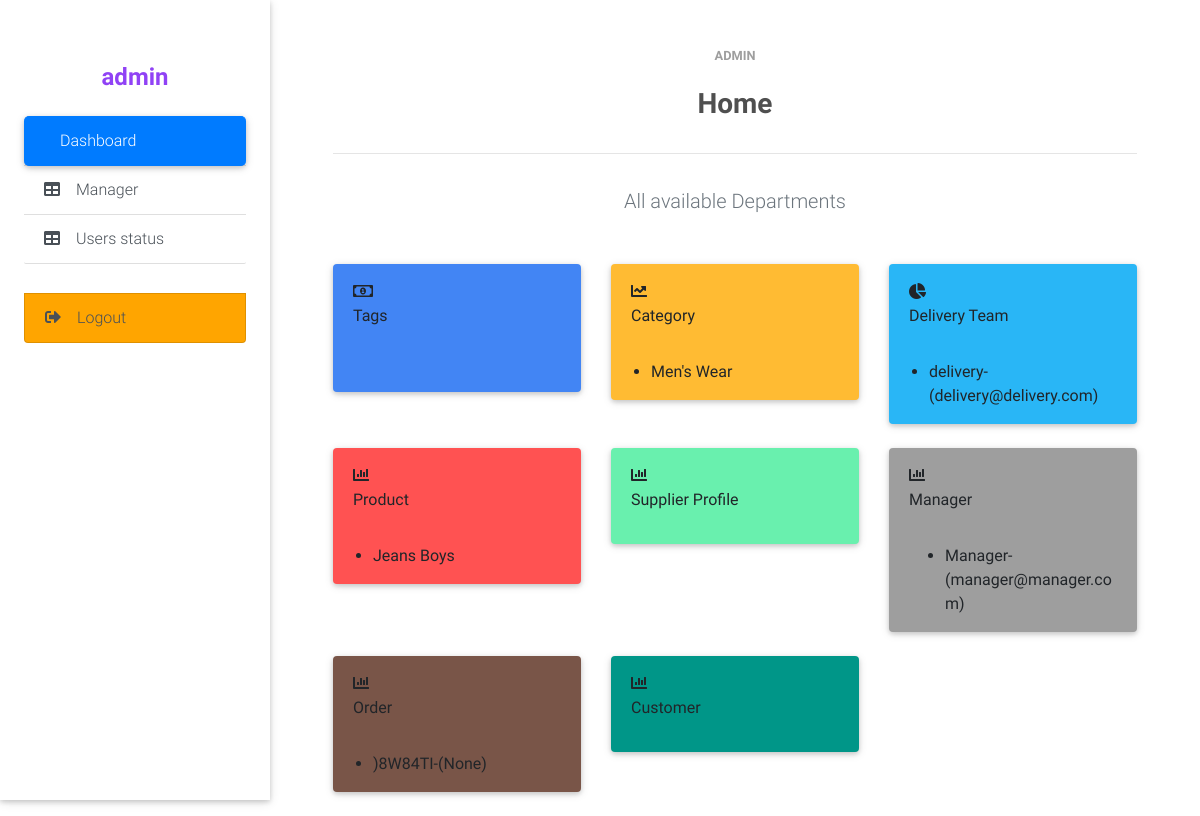
The app's page /kadmin/ (signed in) with its own data.
### accounts/models.py (models this page shows, shortened)
class User(AbstractBaseUser):
    email = models.EmailField(max_length=50, unique=True)
    username = models.CharField(max_length=50, unique=True)
    is_customer = models.BooleanField(default=False, verbose_name='Customer')
    is_supplier = models.BooleanField(default=False, verbose_name='Supplier')
    is_delivery_team = models.BooleanField(default=False, verbose_name='DeliveryTeam')
    is_manager = models.BooleanField(default=False, verbose_name='Manager')
    is_active = models.BooleanField(default=True)
    staff = models.BooleanField(default=False)
    admin = models.BooleanField(default=False)
    date_joined = models.DateTimeField(verbose_name='Date Joined', auto_now_add=True)
    last_login = models.DateTimeField(verbose_name='Last Active', auto_now=True)
    USERNAME_FIELD = 'email'
    REQUIRED_FIELDS = ['username']
    objects = UserManager()
    def __str__(self):
        return self.email
    @property
    def is_staff(self):
        if self.is_admin:
            return True
        return self.staff
    @property
    def is_admin(self):
        return self.admin

### product/models.py (models this page shows, shortened)
class Category(MPTTModel):
    parent = TreeForeignKey('self', on_delete=models.CASCADE, related_name='children', blank=True, null=True)
    title = models.CharField(max_length=100)
    slug = models.SlugField(null=False, unique=True)
    image = models.ImageField(upload_to=get_catimage_path, blank=True, null=True)
    date_created = models.DateTimeField(auto_now_add=True)
    date_updated = models.DateTimeField(auto_now=True)
    class MPTTMeta:
        order_insertion_by = ['title']

class Product(models.Model):
    category = models.ForeignKey(Category, on_delete=models.SET_NULL, null=True)
    title = models.CharField(max_length= 100)
    price = models.DecimalField(decimal_places=2, max_digits=9, default=0.00)
    size = models.CharField(choices=SIZE_CHOICES, max_length=11, default='Select Size', blank=True, null=True)
    color = models.CharField(max_length=30, null=True, blank=True)
    description = models.TextField()
    image = models.ImageField(upload_to=get_image_path, blank=True,  null=True)
    video = EmbedVideoField(blank=True)
    discount_price = models.DecimalField(decimal_places=2, max_digits=8, default=0.00)
    available = models.CharField(choices=AVAILABLE_CHOICES, max_length=20, default='Select Option', null=True, blank=True)
    date_created = models.DateTimeField(auto_now_add=True)
    date_updated = models.DateTimeField(auto_now=True)
    slug = models.SlugField(max_length=100, unique=True)
    is_namuna_falful = models .BooleanField(default=False)
    supplier = models.ForeignKey(USER, on_delete=models.SET_NULL, null=True)
    season_choice = models.CharField(choices=SEASON_CHOICES, max_length=10, default='any')
    tags = models.ManyToManyField(Tag, blank=True, related_name='products')

### delivery_team/models.py (models this page shows, shortened)
class DeliveryTeamProfile(models.Model):
    user = models.OneToOneField(USER, on_delete=models.CASCADE)
    username = models.CharField(max_length=100)
    phone_num = models.CharField(max_length=10, validators=[phone_validation])
    profile_pic = models.ImageField(upload_to=get_image_path, blank=True, null=True)
    dob = models.DateField(blank=True, null=True)

### manager/models.py (models this page shows, shortened)
class Manager(models.Model):
    user = models.OneToOneField(USER, on_delete=models.CASCADE)
    username = models.CharField(max_length=100)
    phone_num = models.CharField(max_length=10, validators=[phone_validation])
    profile_pic = models.ImageField(upload_to=get_image_path, blank=True, null=True)
    dob = models.DateField(blank=True, null=True)

### orders/models.py (models this page shows, shortened)
class Order(models.Model):
    user = models.ForeignKey(USER, on_delete=models.SET_NULL, null=True, blank=True)
    order_id = models.CharField(max_length=50, blank=True)
    cart = models.ForeignKey(Cart, on_delete=models.SET_NULL, null=True)
    full_name = models.CharField(max_length=100)
    email = models.EmailField()
    phone_num = models.CharField(max_length=15)
    city = models.CharField(max_length=50)
    address = models.CharField(max_length=50)
    status = models.CharField(choices=ORDER_CHOICES, max_length=30, default='created')
    delivery_cost = models.DecimalField(default=50.00, max_digits=9, decimal_places=2)
    total = models.DecimalField(default=0.00, max_digits=9, decimal_places=2)
    active = models.BooleanField(default=True)
    date_created = models.DateTimeField(auto_now_add=True)
    date_updated = models.DateTimeField(auto_now=True)

### Kadmin/views.py (the view)
# urls.py: path('', AdminHomeView.as_view(), name='home'),
class AdminHomeView(ListView):
    model = KAdmin
    template_name = 'admin/home.html'
    def dispatch(self, request, *args, **kwargs):
        if request.user.is_authenticated and request.user.is_staff:
            return super().dispatch(request, *args, **kwargs)
        else:
            return redirect("login")
    def get_context_data(self, **kwargs):
        context = super().get_context_data(**kwargs)
        user_qs = USER.objects.all().order_by('-id')
        customer = CustomerProfile.objects.all().order_by('-id')[:3]
        tags = Tag.objects.all().order_by('-id')[:3]
        product = Product.objects.all().order_by('-id')[:3]
        category = Category.objects.all().order_by('-id')[:3]
        delivery_team = DeliveryTeamProfile.objects.all().order_by('-id')
        supplier_profile = SupplierProfile.objects.all().order_by('-id')[:3]
        manager = Manager.objects.all().order_by('-id')[:3]
        order = Order.objects.all().order_by('-id')[:3]
        cart = Cart.objects.all().order_by('-id')
        context['user_qs'] = user_qs
        context['tags'] = tags
        context['product'] = product
        context['category'] = category
        context['delivery_team'] = delivery_team
        context['supplier_profile'] = supplier_profile
        context['manager'] = manager
        context['order'] = order
        context['cart'] = cart
        context['customer'] = customer
        return context

### templates/admin/home.html (shortened to what this page needs)
{% extends 'other_base.html' %}
{% block main %}
<main class="pt-5 mx-lg-5">
    <div class="container-fluid">
        <h6 class="font-weight-bold text-center grey-text text-uppercase small mb-4">Admin</h6>
        <h3 class="font-weight-bold text-center dark-grey-text pb-2">Home</h3>
        <hr class="w-header my-4">
        <p class="lead text-center text-muted pt-2 mb-5">All available Departments</p>
        <div class="row wow fadeIn">
            <div class="col-xl-4 col-md-6 mb-4">
                <div class="card classic-admin-card primary-color">
                <div class="card-body py-3">
                    <i class="far fa-money-bill-alt"></i>
                    <p class="medium">Tags</p>
                </div>
                <div class="py-3">
                </div>
                </div>
            </div>
            <div class="col-xl-4 col-md-6 mb-4">
                <div class="card classic-admin-card warning-color">
                <div class="card-body py-3">
                    <i class="fas fa-chart-line"></i>
                    <p class="medium">Category</p>
                </div>
                <div>
                    {% for item in category %}
                        <ul>
                            <li>{{item.title}}</li>
                        </ul>
                    {% endfor %}
                </div>
                </div>
            </div>
            <div class="col-xl-4 col-md-6 mb-4">
                <div class="card classic-admin-card light-blue lighten-1">
                <div class="card-body py-3">
                    <i class="fas fa-chart-pie"></i>
                    <p class="medium">Delivery Team</p>
                </div>
                <div>
                    {% for team in delivery_team %}
                        <ul>
                            <li>{{team.username}}-({{team.user}})</li>
                        </ul>
                    {% endfor %}
                </div>
                </div>
            </div>
            <div class="col-xl-4 col-md-6 mb-4">
                <div class="card classic-admin-card red accent-2">
                <div class="card-body py-3">
                    <i class="fas fa-chart-bar"></i>
                    <p class="medium">Product</p>
                </div>
                <div>
                    {% for item in product %}
                        <ul>
                            <li>{{item.title}}</li>
                        </ul>
                    {% endfor %}
                </div>
                </div>
            </div>
            <div class="col-xl-4 col-md-6 mb-4">
                <div class="card classic-admin-card green accent-2">
                    <div class="card-body py-3">
                        <i class="fas fa-chart-bar"></i>
                        <p class="medium">Supplier Profile</p>
                    </div>
                </div>
            </div>
            <div class="col-xl-4 col-md-6 mb-4">
                <div class="card classic-admin-card grey accent-2">
                    <div class="card-body py-3">
                        <i class="fas fa-chart-bar"></i>
                        <p class="medium">Manager</p>
                    </div>
                    <div class="px-3">
                        {% for person in manager %}
                            <ul>
                                <li>{{person.username}}-({{person.user}})</li>
                            </ul>
                        {% endfor %}
                    </div>
                </div>
            </div>
            <div class="col-xl-4 col-md-6 mb-4">
                <div class="card classic-admin-card brown accent-2">
                    <div class="card-body py-3">
                        <i class="fas fa-chart-bar"></i>
                        <p class="medium">Order</p>
                    </div>
                    <div>
                        {% for item in order %}
                            <ul>
                                <li>{{item.order_id}}-({{item.user}})</li>
                            </ul>
                        {% endfor %}
                    </div>
                </div>
            </div>
            <div class="col-xl-4 col-md-6 mb-4">
                <div class="card classic-admin-card teal">
                    <div class="card-body py-3">
                        <i class="fas fa-chart-bar"></i>
                        <p class="medium">Customer</p>
                    </div>
                </div>
            </div>
        </div>
    </div>
</main>
{% endblock %}

### templates/other_base.html (shortened to what this page needs)
{% load static %}
<!doctype html>
<html lang="en">
  <head>
    <link rel="stylesheet" href="https://use.fontawesome.com/releases/v5.11.2/css/all.css">
    <link href="{% static 'css/bootstrap.min.css' %}" rel="stylesheet">
    <link href="{% static 'css/mdb.min.css' %}" rel="stylesheet">
    <link rel="stylesheet" href="{% static 'css/inhouse/main.css' %}">
  </head>
  <body>
    <div class="container-for-admin">
      {% include 'inhouse/sidebar.html' %}
      {% block main %}
      {% endblock %}
    </div>
  </body>
</html>

### templates/inhouse/sidebar.html (shortened to what this page needs)
<header>
    <div class="sidebar-fixed position-fixed">
        <a class="logo-wrapper waves-effect">
        </a>
        <div class="d-flex justify-content-center mb-3">
            <h4 style="color: #9042f5; font-weight: 700;">{{user.username}}</h4>
        </div>
        <div class="list-group list-group-flush">
            {% if user.is_manager %}
                <a href="{% url 'manager:home' %}" class="list-group-item active waves-effect"
                 style="background-color: teal; margin-bottom: 30px;">
                    <i class="fa fa-pie-chart mr-3"></i>Dashboard
                </a>
                <a href="{% url 'manager:home_sliders' %}" class="list-group-item list-group-item-action waves-effect">
                    <i class="fa fa-sliders-h mr-3"></i>Home Main Sliders
                </a>
                <a href="{% url 'manager:our_products_are' %}" class="list-group-item list-group-item-action waves-effect">
                    <i class="fa fa-info mr-3"></i>Our Product Info
                </a>
                <a href="{% url 'manager:product_list' %}" class="list-group-item list-group-item-action waves-effect">
                    <i class="fa fa-shopping-bag mr-3"></i>Products
                </a>
                <a href="{% url 'manager:supplier_list' %}" class="list-group-item list-group-item-action waves-effect">
                    <i class="fa fa-user mr-3"></i>Suppliers
                </a>
                <a href="{% url 'manager:supplier_waiting_list' %}" class="list-group-item list-group-item-action waves-effect">
                    <i class="fa fa-user mr-3"></i>Supplier Waiting List
                </a>
                <a href="{% url 'manager:delivery_team_list' %}" class="list-group-item list-group-item-action waves-effect">
                    <i class="fa fa-user mr-3"></i>Delivery Team
                </a>
                <a href="{% url 'manager:tag_list' %}" class="list-group-item list-group-item-action waves-effect">
                    <i class="fa fa-tag mr-3"></i>Tags
                </a>
                <a href="{% url 'manager:category_list' %}" class="list-group-item list-group-item-action waves-effect">
                    <i class="fa fa-list mr-3"></i>Categories
                </a>
                <a href="{% url 'manager:blog_create' %}" class="list-group-item list-group-item-action waves-effect">
                    <i class="fa fa-list mr-3"></i>Blogs
                </a>
            {% elif user.is_admin %}
                <a href="{% url 'kadmin:home' %}" class="list-group-item active waves-effect">
                    Dashboard
                </a>
                <a href="{% url 'kadmin:manager-list' %}" class="list-group-item list-group-item-action waves-effect">
                    <i class="fa fa-table mr-3"></i>Manager
                </a>
                <a href="{% url 'kadmin:users_list' %}" class="list-group-item list-group-item-action waves-effect">
                    <i class="fa fa-table mr-3"></i>Users status
                </a>
            {% elif user.is_delivery_team %}
                <a href="{% url 'delivery:home' %}" class="list-group-item active waves-effect">
                    <i class="fa fa-pie-chart mr-3"></i>Dashboard
                </a>
            {% endif %}
        </div>
        <a href="{% url 'logout' %}" class="list-group-item list-group-item-action waves-effect"
            style="background-color: orange; margin-top: 30px;">
            <i class="fa fa-sign-out-alt mr-3"></i>Logout
        </a>
    </div>
</header>

### static/css/inhouse/main.css (style rules this page uses)
.sidebar-fixed { height:100vh; width:270px; -webkit-box-shadow:0 2px 5px 0 rgba(0,0,0,.16),0 2px 10px 0 rgba(0,0,0,.12); box-shadow:0 2px 5px 0 rgba(0,0,0,.16),0 2px 10px 0 rgba(0,0,0,.12); z-index:1050; background-color:#fff; padding:0 1.5rem 1.5rem }
.sidebar-fixed .list-group .active { -webkit-box-shadow:0 2px 5px 0 rgba(0,0,0,.16),0 2px 10px 0 rgba(0,0,0,.12); box-shadow:0 2px 5px 0 rgba(0,0,0,.16),0 2px 10px 0 rgba(0,0,0,.12); -webkit-border-radius:5px;border-radius:5px }
.sidebar-fixed .logo-wrapper { padding:1rem }
@media (min-width:1200px) { .navbar,.page-footer,main { padding-left:270px } }

### records on screen
User: username "admin"
Category: title "Men's Wear"
DeliveryTeamProfile: username "delivery", user "delivery@delivery.com"
Product: title "Jeans Boys"
Manager: username "Manager", user "manager@manager.com"
Order: order_id ")8W84TI", user "None"
